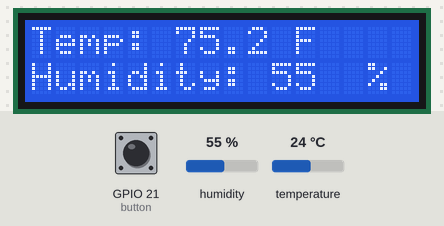
Recording of a program running on a simulated Raspberry Pi (BCM pin numbers). On the bench: 16×2 character LCD. The inputs (shaded band) are chosen by the test bench; at power-on: GPIO 21 (button) HIGH, humidity 55 %, temperature 24 °C. Library files of the repository ran but are not shown: LCD1602.py; what the program prints to the terminal is not drawn.

Above: at 1.2 s.
1.3 s: GPIO 21 (button) pulled LOW for 0.95 s
At 3.7 s:
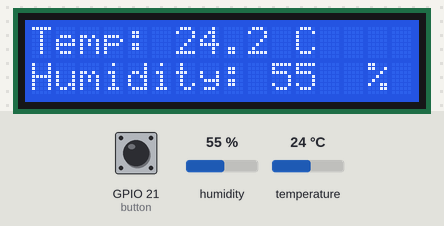
4.0 s: humidity set to 22 %
At 5.4 s:
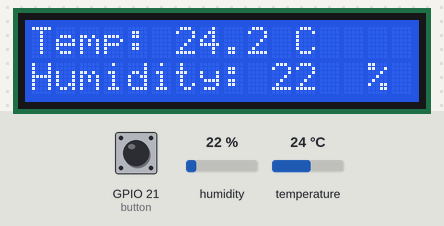
6.5 s: temperature set to 12 °C
At 8.8 s:
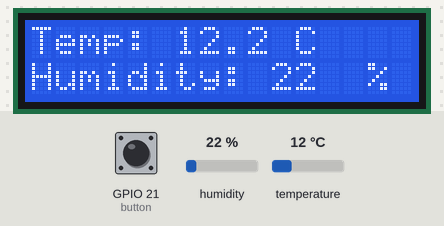
9.5 s: GPIO 21 (button) pulled LOW for 0.95 s
At 11.3 s:
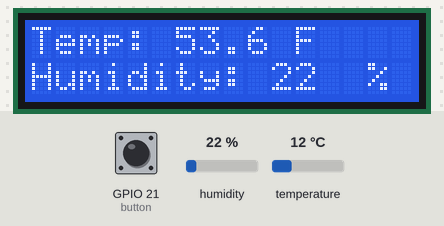
12.5 s: humidity set to 40 %
At 15.1 s:
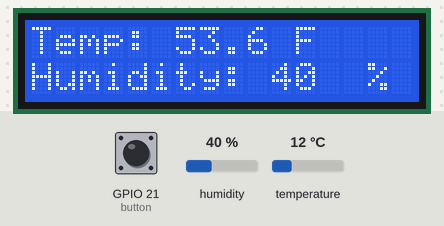
15.7 s: temperature set to 19 °C
At 18.7 s:
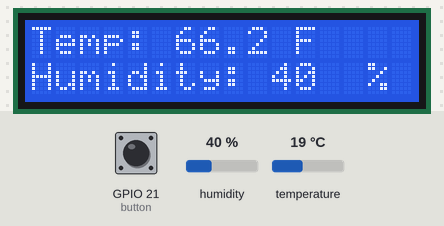
Timing chart, 0 to 19.7 s (numbered marks = the images above; inputs shaded):
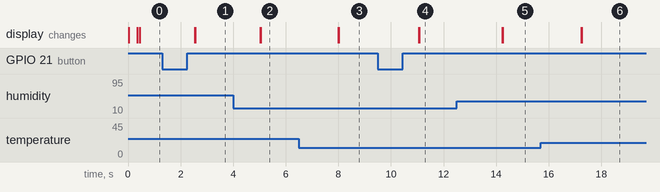

The program:

tempLCD.py
```python
import LCD1602
import adafruit_dht
import board
import time
from gpiozero import Button

dhtDevice = adafruit_dht.DHT11(board.D17)
LCD1602.init(0x27, 1)

button = Button(21, pull_up=True)
buttonState = 1
buttonStateOld = 1
tempMode = True

try:
    while True:
        if button.is_pressed:
            buttonState = 0
        else:
            buttonState = 1

        if buttonState == 1 and buttonStateOld == 0:
            tempMode = not tempMode
        print(tempMode)
        buttonStateOld = buttonState

        tempC = dhtDevice.temperature
        tempF = tempC * 1.8 + 32
        humid = dhtDevice.humidity

        if tempC is not None and humid is not None:
            if tempMode == True:
                LCD1602.write(0, 0, 'Temp: ')
                LCD1602.write(6, 0, str(round(tempF, 1)))
                LCD1602.write(11, 0, 'F')
                LCD1602.write(0, 1, 'Humidity: ')
                LCD1602.write(10, 1, str(round(humid, 1)))
                LCD1602.write(14, 1, '%')
            if tempMode == False:
                LCD1602.write(0, 0, 'Temp: ')
                LCD1602.write(6, 0, str(round(tempC, 1)))
                LCD1602.write(11, 0, 'C')
                LCD1602.write(0, 1, 'Humidity: ')
                LCD1602.write(10, 1, str(round(humid, 1)))
                LCD1602.write(14, 1, '%')
        time.sleep(.5)

except KeyboardInterrupt:
    time.sleep(0.2)
    LCD1602.clear()
```

Measured:
- after the input at 1.3 s, the display: first changes after 1.2 s (image 1 shows a later state)
- after the input at 4.0 s, the display: first changes after 1.0 s (image 2 shows a later state)
- after the input at 6.5 s, the display: first changes after 1.5 s (image 3 shows a later state)
- after the input at 9.5 s, the display: first changes after 1.6 s (image 4 shows a later state)
- after the input at 12.5 s, the display: first changes after 1.7 s (image 5 shows a later state)
- after the input at 15.7 s, the display: first changes after 1.5 s (image 6 shows a later state)
